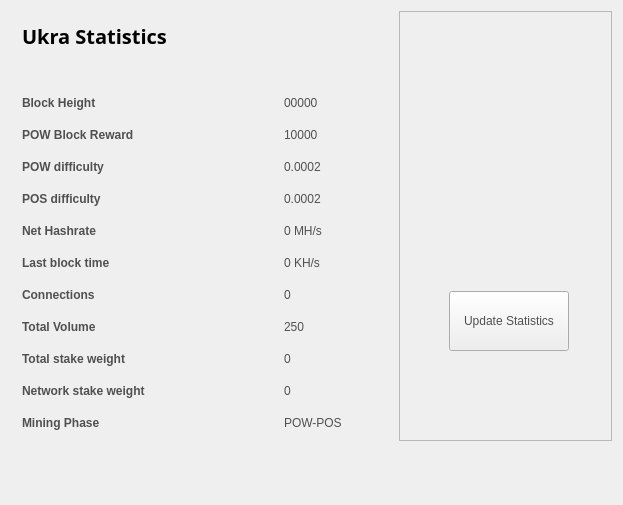
<?xml version="1.0" encoding="UTF-8"?>
<ui version="4.0">
 <class>StatisticsPage</class>
 <widget class="QWidget" name="StatisticsPage">
  <property name="windowModality">
   <enum>Qt::NonModal</enum>
  </property>
  <property name="geometry">
   <rect>
    <x>0</x>
    <y>0</y>
    <width>623</width>
    <height>505</height>
   </rect>
  </property>
  <property name="windowTitle">
   <string>Digging</string>
  </property>
  <property name="styleSheet">
   <string notr="true">color:#505050;
font-family:'Open Sans,sans-serif';</string>
  </property>
  <layout class="QGridLayout" name="gridLayout">
   <property name="sizeConstraint">
    <enum>QLayout::SetMaximumSize</enum>
   </property>
   <item row="0" column="1">
    <widget class="QFrame" name="frame">
     <property name="minimumSize">
      <size>
       <width>213</width>
       <height>0</height>
      </size>
     </property>
     <property name="frameShape">
      <enum>QFrame::StyledPanel</enum>
     </property>
     <property name="frameShadow">
      <enum>QFrame::Raised</enum>
     </property>
     <widget class="QPushButton" name="startButton">
      <property name="geometry">
       <rect>
        <x>50</x>
        <y>280</y>
        <width>120</width>
        <height>60</height>
       </rect>
      </property>
      <property name="sizePolicy">
       <sizepolicy hsizetype="Fixed" vsizetype="Fixed">
        <horstretch>0</horstretch>
        <verstretch>0</verstretch>
       </sizepolicy>
      </property>
      <property name="minimumSize">
       <size>
        <width>120</width>
        <height>60</height>
       </size>
      </property>
      <property name="autoFillBackground">
       <bool>false</bool>
      </property>
      <property name="styleSheet">
       <string notr="true"/>
      </property>
      <property name="text">
       <string>Update Statistics</string>
      </property>
     </widget>
     <widget class="QLabel" name="label">
      <property name="geometry">
       <rect>
        <x>10</x>
        <y>10</y>
        <width>191</width>
        <height>191</height>
       </rect>
      </property>
      <property name="text">
       <string/>
      </property>
      <property name="pixmap">
       <pixmap resource="../bitcoin.qrc">:/icons/coinbg</pixmap>
      </property>
      <property name="scaledContents">
       <bool>true</bool>
      </property>
     </widget>
    </widget>
   </item>
   <item row="0" column="0">
    <widget class="QFrame" name="gridFrame_2">
     <layout class="QGridLayout" name="gridLayout_4">
      <item row="3" column="0">
       <layout class="QFormLayout" name="formLayout_2">
        <property name="fieldGrowthPolicy">
         <enum>QFormLayout::FieldsStayAtSizeHint</enum>
        </property>
        <property name="horizontalSpacing">
         <number>139</number>
        </property>
        <property name="verticalSpacing">
         <number>18</number>
        </property>
        <property name="rightMargin">
         <number>0</number>
        </property>
        <item row="1" column="0">
         <widget class="QLabel" name="label_14">
          <property name="text">
           <string>&lt;html&gt;&lt;head/&gt;&lt;body&gt;&lt;p&gt;&lt;span style=&quot; font-weight:600;&quot;&gt;Block Height&lt;/span&gt;&lt;/p&gt;&lt;/body&gt;&lt;/html&gt;</string>
          </property>
         </widget>
        </item>
        <item row="1" column="1">
         <widget class="QLabel" name="heightBox">
          <property name="text">
           <string>00000</string>
          </property>
         </widget>
        </item>
        <item row="2" column="0">
         <widget class="QLabel" name="label_12">
          <property name="text">
           <string>&lt;html&gt;&lt;head/&gt;&lt;body&gt;&lt;p&gt;&lt;span style=&quot; font-weight:600;&quot;&gt;POW Block Reward&lt;/span&gt;&lt;/p&gt;&lt;/body&gt;&lt;/html&gt;</string>
          </property>
         </widget>
        </item>
        <item row="2" column="1">
         <widget class="QLabel" name="rewardBox">
          <property name="text">
           <string>10000</string>
          </property>
         </widget>
        </item>
        <item row="3" column="0">
         <widget class="QLabel" name="label_13">
          <property name="text">
           <string>&lt;html&gt;&lt;head/&gt;&lt;body&gt;&lt;p&gt;&lt;span style=&quot; font-weight:600;&quot;&gt;POW difficulty&lt;/span&gt;&lt;/p&gt;&lt;/body&gt;&lt;/html&gt;</string>
          </property>
         </widget>
        </item>
        <item row="3" column="1">
         <widget class="QLabel" name="diffBox">
          <property name="text">
           <string>0.0002</string>
          </property>
         </widget>
        </item>
        <item row="4" column="0">
         <widget class="QLabel" name="label_9">
          <property name="text">
           <string>&lt;html&gt;&lt;head/&gt;&lt;body&gt;&lt;p&gt;&lt;span style=&quot; font-weight:600;&quot;&gt;POS difficulty&lt;/span&gt;&lt;/p&gt;&lt;/body&gt;&lt;/html&gt;</string>
          </property>
         </widget>
        </item>
        <item row="4" column="1">
         <widget class="QLabel" name="diffBox2">
          <property name="text">
           <string>0.0002</string>
          </property>
         </widget>
        </item>
        <item row="5" column="1">
         <widget class="QLabel" name="pawrateBox">
          <property name="text">
           <string>0 MH/s</string>
          </property>
         </widget>
        </item>
        <item row="6" column="0">
         <widget class="QLabel" name="label3_2">
          <property name="sizePolicy">
           <sizepolicy hsizetype="Preferred" vsizetype="Maximum">
            <horstretch>0</horstretch>
            <verstretch>0</verstretch>
           </sizepolicy>
          </property>
          <property name="text">
           <string>&lt;html&gt;&lt;head/&gt;&lt;body&gt;&lt;p&gt;&lt;span style=&quot; font-weight:600;&quot;&gt;Last block time&lt;/span&gt;&lt;/p&gt;&lt;/body&gt;&lt;/html&gt;</string>
          </property>
         </widget>
        </item>
        <item row="6" column="1">
         <widget class="QLabel" name="localBox">
          <property name="text">
           <string>0 KH/s</string>
          </property>
         </widget>
        </item>
        <item row="7" column="0">
         <widget class="QLabel" name="label1_2">
          <property name="text">
           <string>&lt;html&gt;&lt;head/&gt;&lt;body&gt;&lt;p&gt;&lt;span style=&quot; font-weight:600;&quot;&gt;Connections&lt;/span&gt;&lt;/p&gt;&lt;/body&gt;&lt;/html&gt;</string>
          </property>
         </widget>
        </item>
        <item row="7" column="1">
         <widget class="QLabel" name="connectionBox">
          <property name="text">
           <string>0</string>
          </property>
         </widget>
        </item>
        <item row="8" column="0">
         <widget class="QLabel" name="label_8">
          <property name="text">
           <string>&lt;html&gt;&lt;head/&gt;&lt;body&gt;&lt;p&gt;&lt;span style=&quot; font-weight:600;&quot;&gt;Total Volume&lt;/span&gt;&lt;/p&gt;&lt;/body&gt;&lt;/html&gt;</string>
          </property>
         </widget>
        </item>
        <item row="8" column="1">
         <widget class="QLabel" name="volumeBox">
          <property name="text">
           <string>250</string>
          </property>
         </widget>
        </item>
        <item row="9" column="0">
         <widget class="QLabel" name="label_10">
          <property name="text">
           <string>&lt;html&gt;&lt;head/&gt;&lt;body&gt;&lt;p&gt;&lt;span style=&quot; font-weight:600;&quot;&gt;Total stake weight&lt;/span&gt;&lt;/p&gt;&lt;/body&gt;&lt;/html&gt;</string>
          </property>
         </widget>
        </item>
        <item row="9" column="1">
         <widget class="QLabel" name="minBox">
          <property name="text">
           <string>0</string>
          </property>
         </widget>
        </item>
        <item row="10" column="0">
         <widget class="QLabel" name="label_11">
          <property name="text">
           <string>&lt;html&gt;&lt;head/&gt;&lt;body&gt;&lt;p&gt;&lt;span style=&quot; font-weight:600;&quot;&gt;Network stake weight&lt;/span&gt;&lt;/p&gt;&lt;/body&gt;&lt;/html&gt;</string>
          </property>
         </widget>
        </item>
        <item row="10" column="1">
         <widget class="QLabel" name="maxBox">
          <property name="text">
           <string>0</string>
          </property>
         </widget>
        </item>
        <item row="11" column="0">
         <widget class="QLabel" name="label_15">
          <property name="text">
           <string>&lt;html&gt;&lt;head/&gt;&lt;body&gt;&lt;p&gt;&lt;span style=&quot; font-weight:600;&quot;&gt;Mining Phase&lt;/span&gt;&lt;/p&gt;&lt;/body&gt;&lt;/html&gt;</string>
          </property>
         </widget>
        </item>
        <item row="11" column="1">
         <widget class="QLabel" name="cBox">
          <property name="text">
           <string>POW-POS</string>
          </property>
         </widget>
        </item>
        <item row="5" column="0">
         <widget class="QLabel" name="label_16">
          <property name="text">
           <string>&lt;html&gt;&lt;head/&gt;&lt;body&gt;&lt;p&gt;&lt;span style=&quot; font-weight:600;&quot;&gt;Net Hashrate&lt;/span&gt;&lt;/p&gt;&lt;/body&gt;&lt;/html&gt;</string>
          </property>
         </widget>
        </item>
       </layout>
      </item>
      <item row="1" column="0">
       <layout class="QHBoxLayout" name="horizontalLayout_4">
        <property name="spacing">
         <number>7</number>
        </property>
        <item>
         <widget class="QLabel" name="label_5">
          <property name="font">
           <font>
            <family>Open Sans,sans-serif</family>
           </font>
          </property>
          <property name="text">
           <string>&lt;html&gt;&lt;head/&gt;&lt;body&gt;&lt;p&gt;&lt;span style=&quot; font-size:20px; font-weight:600; color:#000000;&quot;&gt;Ukra Statistics&lt;/span&gt;&lt;/p&gt;&lt;/body&gt;&lt;/html&gt;</string>
          </property>
         </widget>
        </item>
        <item>
         <spacer name="horizontalSpacer_2">
          <property name="orientation">
           <enum>Qt::Horizontal</enum>
          </property>
          <property name="sizeHint" stdset="0">
           <size>
            <width>40</width>
            <height>20</height>
           </size>
          </property>
         </spacer>
        </item>
       </layout>
      </item>
      <item row="2" column="0">
       <spacer name="verticalSpacer_2">
        <property name="orientation">
         <enum>Qt::Vertical</enum>
        </property>
        <property name="sizeHint" stdset="0">
         <size>
          <width>20</width>
          <height>40</height>
         </size>
        </property>
       </spacer>
      </item>
     </layout>
    </widget>
   </item>
   <item row="1" column="0">
    <spacer name="verticalSpacer">
     <property name="orientation">
      <enum>Qt::Vertical</enum>
     </property>
     <property name="sizeHint" stdset="0">
      <size>
       <width>20</width>
       <height>40</height>
      </size>
     </property>
    </spacer>
   </item>
  </layout>
 </widget>
 <layoutdefault spacing="6" margin="11"/>
 <resources/>
 <connections/>
</ui>
